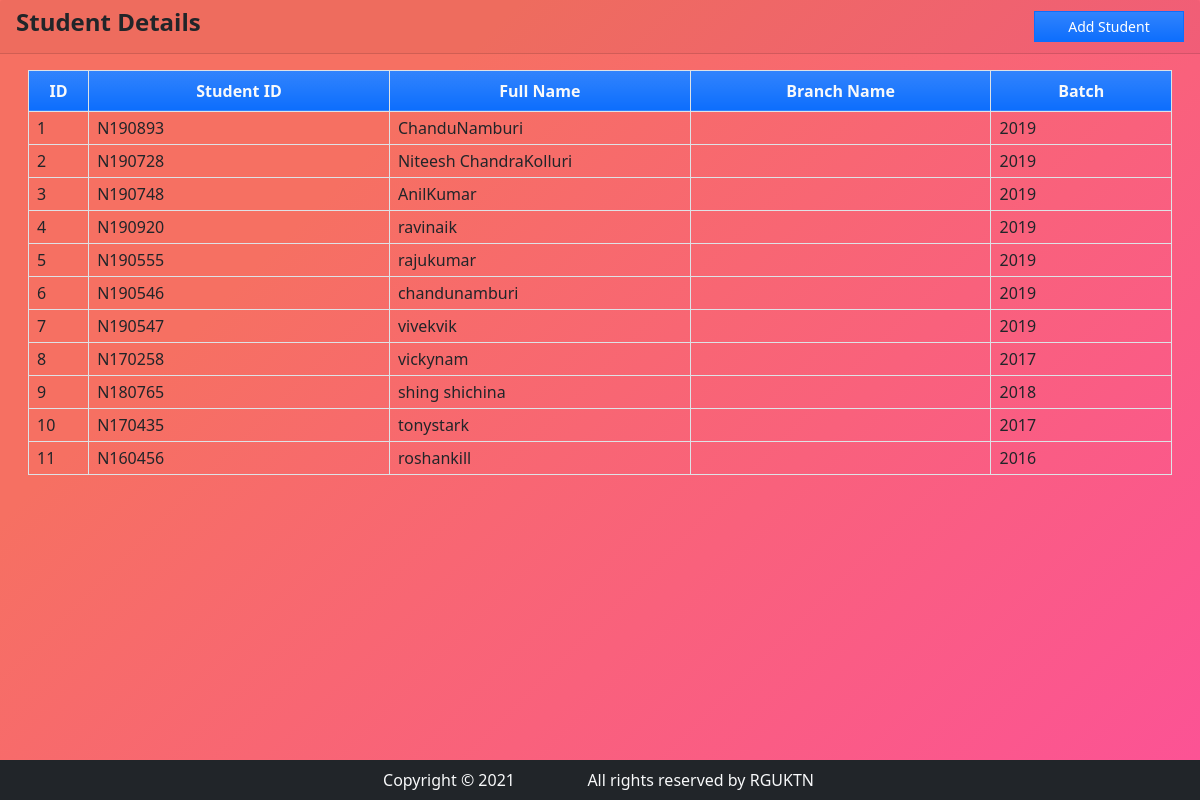
Page /student on the committed database.
### app/models.py (models this page shows, shortened)
class student(models.Model):
    student_id=models.CharField(max_length=250,blank=True,null=True)
    first_name=models.CharField(max_length=250,blank=True,null=True)
    last_name=models.CharField(max_length=250,blank=True,null=True)
    gender=models.CharField(max_length=100,choices=[('Male','Male'),('Female','Female')],blank=True,null=True)
    date_of_birth=models.DateField(blank=True,null=True)
    contact=models.CharField(max_length=250,blank=True,null=True)
    batch=models.CharField(max_length=250,blank=True,null=True)

### app/views.py (the view)
# urls.py: path('student',views.student_data,name='student'),
def student_data(request):
    access['title']="Student Details"
    students=student.objects.all()
    access['students']=students
    return render(request,'student.html',access)

### templates/student.html (shortened to what this page needs)
<!doctype html>
<html lang="en">
  <head>
    <link href="https://cdn.jsdelivr.net/npm/bootstrap@5.0.2/dist/css/bootstrap.min.css" rel="stylesheet">
    <link rel="stylesheet" href="https://cdn.jsdelivr.net/npm/bootstrap-icons@1.8.1/font/bootstrap-icons.css">
  </head>
  <body class="d-flex flex-column min-vh-100">
  <div class="card-header">
      <div class="d-flex w-100 align-items-center justify-content-between">
          <h4 class="card-title fw-bold">Student Details</h4>
          <div class="tools">
              <button type="button" class="btn btn-primary rounded-0 bg-gradient btn-sm" id='add_new'> Add Student</button>
          </div>
      </div>
  </div>
  <div class="card-body">
      <div class="container-fluid">
          <table class="table table-bordered" id="student-list">
              <colgroup>
                  <col width="5%">
                  <col width="25%">
                  <col width="25%">
                  <col width="25%">
                  <col width="15%">
              </colgroup>
              <thead>
                  <tr class="bg-gradient bg-primary bg-opacity-50 text-light">
                      <th class="px-2 py-2 text-center">ID</th>
                      <th class="px-2 py-2 text-center">Student ID</th>
                      <th class="px-2 py-2 text-center">Full Name</th>
                      <th class="px-2 py-2 text-center">Branch Name</th>
                      <th class="px-2 py-2 text-center">Batch</th>
                  </tr>
              </thead>
              <tbody>
                  {% for student in students %}
                  <tr>
                      <td class="px-2 py-1 align-middle">{{ student.id }}</td>
                      <td class="px-2 py-1 align-middle">{{ student.student_id }}</td>
                      <td class="px-2 py-1 align-middle">{{ student.first_name }}{{ student.last_name }}</td>
                      <td class="px-2 py-1 align-middle">{{ student.branch.branch_name }}</td>
                      <td class="px-2 py-1 align-middle">{{ student.batch }}</td>
                  </tr>
                  {% endfor %}
              </tbody>
          </table>
      </div>
  </div>
    <footer class="mt-auto">
        <div class="container-fluider bg-dark text-light   " >
        <div class="row  text-center justify-content-center">
            <div class="row  justify-content-center p-2">
                <div class="col-10 col-md-2">Copyright &copy 2021</div>
                <div class="col-10 col-md-3"> All rights reserved by RGUKTN</div>
            </div>
        </div>
        </div>
    </footer>
  </body>
</html>

### templates/student.html (style rules this page uses)
body { background-image: linear-gradient(315deg, #fc5296 0%, #f67062 74%); }
.btn { border-radius: 17px; width:150px; }

### rows in the picture
student: id "1", student_id "N190893", first_name "Chandu", last_name "Namburi", batch "2019"
student: id "2", student_id "N190728", first_name "Niteesh Chandra", last_name "Kolluri", batch "2019"
student: id "3", student_id "N190748", first_name "Anil", last_name "Kumar", batch "2019"
student: id "4", student_id "N190920", first_name "ravi", last_name "naik", batch "2019"
student: id "5", student_id "N190555", first_name "raju", last_name "kumar", batch "2019"
student: id "6", student_id "N190546", first_name "chandu", last_name "namburi", batch "2019"
student: id "7", student_id "N190547", first_name "vivek", last_name "vik", batch "2019"
student: id "8", student_id "N170258", first_name "vicky", last_name "nam", batch "2017"
student: id "9", student_id "N180765", first_name "shing shi", last_name "china", batch "2018"
student: id "10", student_id "N170435", first_name "tony", last_name "stark", batch "2017"
student: id "11", student_id "N160456", first_name "roshan", last_name "kill", batch "2016"
